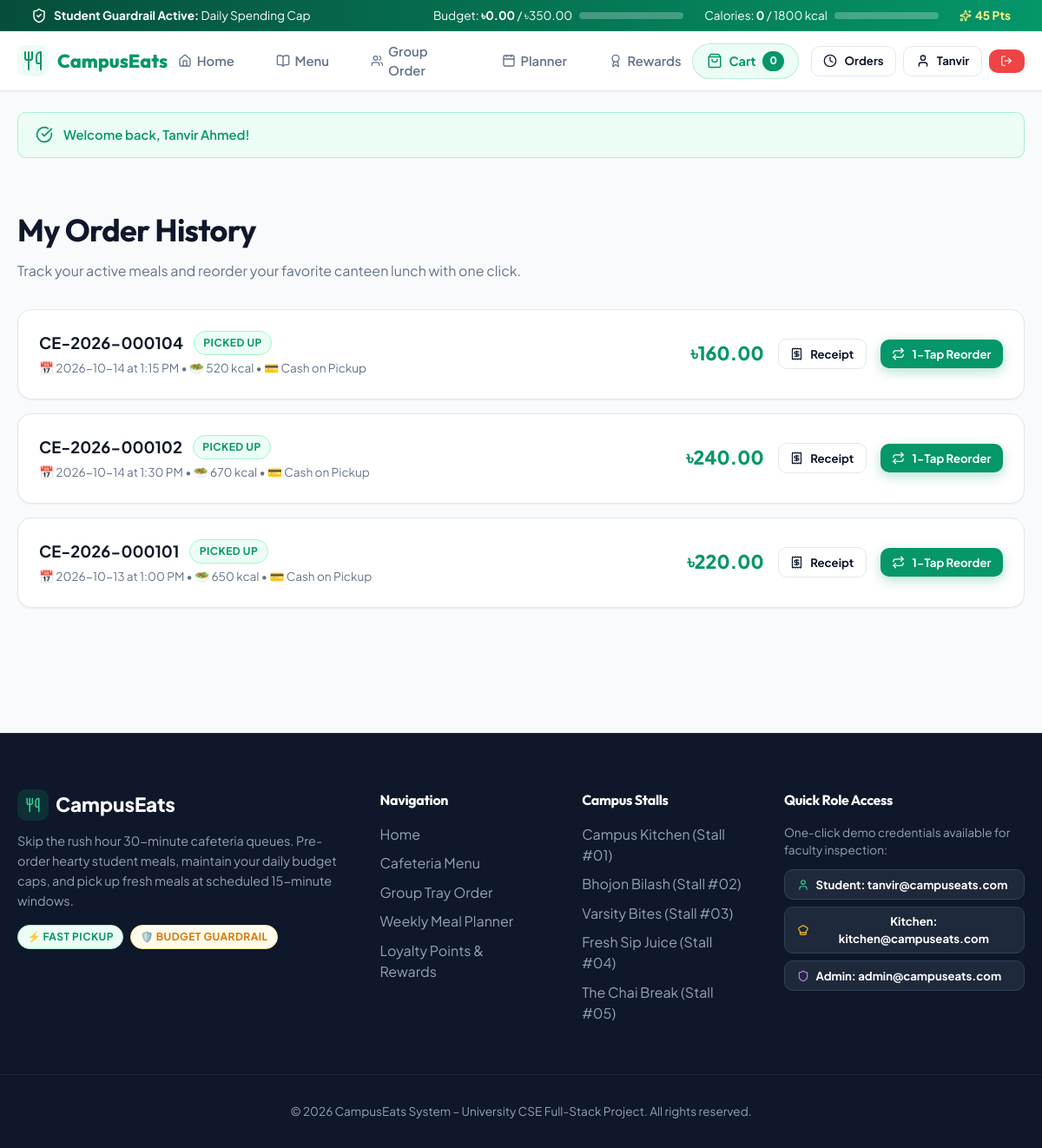
The app's page /php/orders.php (signed in) with its own data.
### tables this page shows
CREATE TABLE IF NOT EXISTS orders (
    id INT AUTO_INCREMENT PRIMARY KEY,
    order_number VARCHAR(50) NOT NULL UNIQUE,
    user_id INT NOT NULL,
    pickup_date DATE NOT NULL,
    pickup_time VARCHAR(20) NOT NULL,
    subtotal DECIMAL(10,2) NOT NULL,
    total_calories INT NOT NULL,
    estimated_wait_time INT NOT NULL COMMENT 'calculated preparation + queue wait time in minutes',
    status ENUM('Pending', 'Confirmed', 'Preparing', 'Ready', 'Picked Up', 'Cancelled') DEFAULT 'Pending' NOT NULL,
    special_instructions TEXT DEFAULT NULL,
    payment_method VARCHAR(50) DEFAULT 'Cash on Pickup',
    payment_status ENUM('Pending', 'Paid') DEFAULT 'Pending',
    transaction_id VARCHAR(100) DEFAULT NULL,
    paid_at TIMESTAMP NULL DEFAULT NULL,
    created_at TIMESTAMP DEFAULT CURRENT_TIMESTAMP,
    FOREIGN KEY (user_id) REFERENCES users(id) ON DELETE CASCADE,
    INDEX idx_order_user (user_id),
    INDEX idx_order_date (pickup_date),
    INDEX idx_order_status (status),
    INDEX idx_order_created (created_at)
);

### php/includes/guardrail.php (called while the page is built, shortened)
<?php
function formatCurrency($amount) {
    return '৳' . number_format((float)$amount, 2);
}

### php/orders.php (the view, shortened to what this page needs)
<?php
require_once __DIR__ . '/includes/guardrail.php';
$userId = (int)$_SESSION['user']['id'];
$stmt = $pdo->prepare("
    SELECT o.*, COUNT(oi.id) as item_count
    FROM orders o
    LEFT JOIN order_items oi ON o.id = oi.order_id
    WHERE o.user_id = ?
    GROUP BY o.id
    ORDER BY o.id DESC
");
$stmt->execute([$userId]);
$myOrders = $stmt->fetchAll();
require_once __DIR__ . '/includes/header.php';
?>
<div class="container" style="padding-top: 2rem; margin-bottom: 4rem;">
  <div style="margin-bottom: 2rem;">
    <h1 style="font-size: 2.25rem; margin-bottom: 0.5rem;">My Order History</h1>
    <p style="color: var(--color-text-muted);">Track your active meals and reorder your favorite canteen lunch with one click.</p>
  </div>
  <?php if (empty($myOrders)): ?>
    <div class="card" style="padding: 4rem; text-align: center;">
      <i data-lucide="clock" style="width: 48px; height: 48px; margin: 0 auto 1rem; color: #cbd5e1;"></i>
      <h3>No previous orders found.</h3>
      <p style="color: var(--color-text-muted); margin-top: 0.5rem;">Pre-order your first lunch today to skip the canteen queue!</p>
      <a href="menu.php" class="btn btn-primary" style="margin-top: 1.5rem;">Browse Menu</a>
    </div>
  <?php else: ?>
    <div style="display: flex; flex-direction: column; gap: 1rem;">
      <?php foreach ($myOrders as $o): ?>
        <div class="card" style="padding: 1.5rem; display: flex; align-items: center; justify-content: space-between; flex-wrap: wrap; gap: 1rem;">
          <div>
            <div style="display: flex; align-items: center; gap: 0.75rem; margin-bottom: 0.35rem;">
              <strong style="font-size: 1.15rem;"><?= htmlspecialchars($o['order_number']) ?></strong>
              <span class="badge <?= $o['status'] === 'Ready' ? 'badge-ready' : ($o['status'] === 'Picked Up' ? 'badge-green' : 'badge-amber') ?>">
                <?= htmlspecialchars($o['status']) ?>
              </span>
            </div>
            <div style="font-size: 0.85rem; color: var(--color-text-muted);">
              <span>📅 <?= htmlspecialchars($o['pickup_date']) ?> at <?= htmlspecialchars($o['pickup_time']) ?></span> &bull;
              <span>🥗 <?= $o['total_calories'] ?> kcal</span> &bull;
              <span>💳 <?= htmlspecialchars($o['payment_method']) ?></span>
            </div>
          </div>
          <div style="display: flex; align-items: center; gap: 1rem;">
            <div style="font-size: 1.35rem; font-weight: 800; color: var(--color-primary);">
              <?= formatCurrency($o['subtotal']) ?>
            </div>
            <a href="orders.php?order_id=<?= $o['id'] ?>" class="btn btn-secondary btn-sm">
              <i data-lucide="receipt" style="width: 15px; height: 15px;"></i>
              <span>Receipt</span>
            </a>
            <a href="orders.php?reorder_id=<?= $o['id'] ?>" class="btn btn-primary btn-sm">
              <i data-lucide="repeat" style="width: 15px; height: 15px;"></i>
              <span>1-Tap Reorder</span>
            </a>
          </div>
        </div>
      <?php endforeach; ?>
    </div>
  <?php endif; ?>
</div>
<?php require_once __DIR__ . '/includes/footer.php'; ?>

### php/css/style.css (style rules this page uses)
:root { --font-primary: 'Plus Jakarta Sans', -apple-system, BlinkMacSystemFont, sans-serif; --font-display: 'Outfit', sans-serif; --color-primary: #059669; --color-primary-hover: #047857; --color-primary-light: #ecfdf5; --color-primary-dark: #064e3b; --color-accent: #f59e0b; --color-accent-hover: #d97706; --color-accent-light: #fffbeb; --color-bg: #f8fafc; --color-surface: #ffffff; --color-surface-hover: #f1f5f9; --color-border: #e2e8f0; --color-border-subtle: #f1f5f9; --color-text-main: #0f172a; --color-text-muted: #64748b; --color-text-light: #94a3b8; --color-success: #10b981; --color-success-bg: #ecfdf5; --color-warning: #f59e0b; --color-warning-bg: #fffbeb; --color-danger: #ef4444; --color-danger-bg: #fef2f2; --color-info: #3b82f6; --color-info-bg: #eff6ff; --shadow-sm: 0 1px 2px 0 rgba(0, 0, 0, 0.05); --shadow-md: 0 4px 6px -1px rgba(0, 0, 0, 0.08), 0 2px 4px -2px rgba(0, 0, 0, 0.04); --shadow-lg: 0 10px 15px -3px rgba(0, 0, 0, 0.08), 0 4px 6px -4px rgba(0, 0, 0, 0.04); --shadow-xl: 0 20px 25px -5px rgba(0, 0, 0, 0.1), 0 8px 10px -6px rgba(0, 0, 0, 0.04); --radius-sm: 0.375rem; --radius-md: 0.625rem; --radius-lg: 1rem; --radius-xl: 1.5rem; --radius-full: 9999px; }
* { box-sizing: border-box; margin: 0; padding: 0; }
body { font-family: var(--font-primary); background-color: var(--color-bg); color: var(--color-text-main); line-height: 1.5; min-height: 100vh; display: flex; flex-direction: column; -webkit-font-smoothing: antialiased; }
h1, h2, h3, h4, h5, h6, .font-display { font-family: var(--font-display); font-weight: 700; letter-spacing: -0.02em; }
a { color: inherit; text-decoration: none; transition: color 0.2s ease; }
.container { max-width: 1240px; margin: 0 auto; padding: 0 1.25rem; }
.btn { display: inline-flex; align-items: center; justify-content: center; gap: 0.5rem; padding: 0.75rem 1.5rem; border-radius: var(--radius-md); font-weight: 700; font-size: 0.95rem; cursor: pointer; border: none; transition: all 0.2s ease; text-align: center; }
.btn-primary { background: var(--color-primary); color: #ffffff; box-shadow: 0 4px 14px rgba(5, 150, 105, 0.3); }
.btn-secondary { background: #ffffff; color: var(--color-text-main); border: 1px solid var(--color-border); }
.btn-sm { padding: 0.4rem 0.85rem; font-size: 0.825rem; }
.card { background: var(--color-surface); border: 1px solid var(--color-border); border-radius: var(--radius-lg); box-shadow: var(--shadow-sm); transition: transform 0.2s ease, box-shadow 0.2s ease, border-color 0.2s ease; overflow: hidden; }
.badge { display: inline-flex; align-items: center; gap: 0.3rem; padding: 0.25rem 0.65rem; border-radius: var(--radius-full); font-size: 0.75rem; font-weight: 700; text-transform: uppercase; letter-spacing: 0.04em; }
.badge-green { background: var(--color-success-bg); color: var(--color-primary); border: 1px solid #a7f3d0; }

### records on screen
orders: order_number "CE-2026-000104", status "PICKED UP", pickup_date "2026-10-14", pickup_time "1:15 PM", total_calories "520", payment_method "Cash on Pickup", subtotal "৳160.00"
orders: order_number "CE-2026-000102", status "PICKED UP", pickup_date "2026-10-14", pickup_time "1:30 PM", total_calories "670", payment_method "Cash on Pickup", subtotal "৳240.00"
orders: order_number "CE-2026-000101", status "PICKED UP", pickup_date "2026-10-13", pickup_time "1:00 PM", total_calories "650", payment_method "Cash on Pickup", subtotal "৳220.00"

### other values on screen
$guardrail['spent_today'] "0.00"
$guardrail['daily_budget'] "350.00"
$guardrail['calories_today'] "0"
$guardrail['daily_calorie_limit'] "1800"
$guardrail['loyalty_points'] "45"
$cartCount "0"
explode(' ', $user['name'])[0] "Tanvir"
$_SESSION['flash_success'] "Welcome back, Tanvir Ahmed!"
